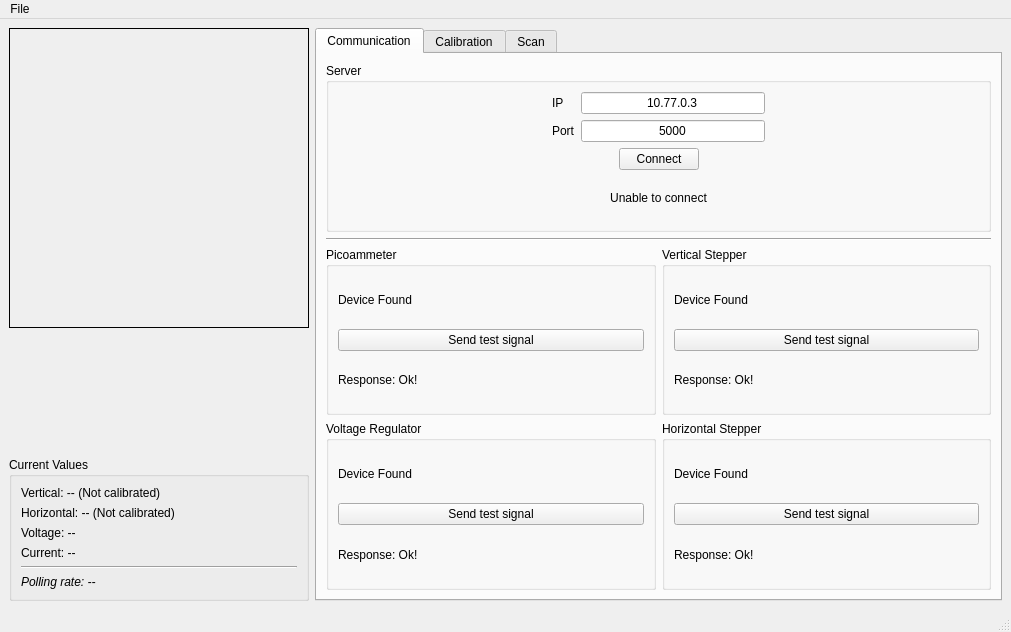
<?xml version="1.0" encoding="UTF-8"?>
<ui version="4.0">
 <class>MainWindow</class>
 <widget class="QMainWindow" name="MainWindow">
  <property name="enabled">
   <bool>true</bool>
  </property>
  <property name="geometry">
   <rect>
    <x>0</x>
    <y>0</y>
    <width>1011</width>
    <height>632</height>
   </rect>
  </property>
  <property name="windowTitle">
   <string>MainWindow</string>
  </property>
  <widget class="QWidget" name="centralwidget">
   <layout class="QHBoxLayout" name="horizontalLayout_5">
    <item>
     <layout class="QVBoxLayout" name="verticalLayout_6">
      <item>
       <widget class="QLabel" name="lblGraphic">
        <property name="minimumSize">
         <size>
          <width>300</width>
          <height>300</height>
         </size>
        </property>
        <property name="frameShape">
         <enum>QFrame::Box</enum>
        </property>
        <property name="text">
         <string/>
        </property>
        <property name="pixmap">
         <pixmap>../../example.png</pixmap>
        </property>
       </widget>
      </item>
      <item>
       <spacer name="verticalSpacer">
        <property name="orientation">
         <enum>Qt::Vertical</enum>
        </property>
        <property name="sizeHint" stdset="0">
         <size>
          <width>20</width>
          <height>40</height>
         </size>
        </property>
       </spacer>
      </item>
      <item>
       <widget class="QGroupBox" name="groupBox_5">
        <property name="title">
         <string>Current Values</string>
        </property>
        <layout class="QVBoxLayout" name="verticalLayout_5">
         <item>
          <widget class="QLabel" name="lblVerPos">
           <property name="text">
            <string>Vertical: -- (Not calibrated)</string>
           </property>
          </widget>
         </item>
         <item>
          <widget class="QLabel" name="lblHorPos">
           <property name="text">
            <string>Horizontal: -- (Not calibrated)</string>
           </property>
          </widget>
         </item>
         <item>
          <widget class="QLabel" name="lblV">
           <property name="text">
            <string>Voltage: --</string>
           </property>
          </widget>
         </item>
         <item>
          <widget class="QLabel" name="lblCur">
           <property name="text">
            <string>Current: --</string>
           </property>
          </widget>
         </item>
         <item>
          <widget class="Line" name="line_4">
           <property name="orientation">
            <enum>Qt::Horizontal</enum>
           </property>
          </widget>
         </item>
         <item>
          <widget class="QLabel" name="lblPollRate">
           <property name="font">
            <font>
             <family>MS Sans Serif</family>
             <italic>true</italic>
            </font>
           </property>
           <property name="text">
            <string>Polling rate: --</string>
           </property>
           <property name="alignment">
            <set>Qt::AlignLeading|Qt::AlignLeft|Qt::AlignVCenter</set>
           </property>
          </widget>
         </item>
        </layout>
       </widget>
      </item>
     </layout>
    </item>
    <item>
     <widget class="QTabWidget" name="tabWidget">
      <property name="currentIndex">
       <number>0</number>
      </property>
      <widget class="QWidget" name="tab_3">
       <attribute name="title">
        <string>Communication</string>
       </attribute>
       <layout class="QGridLayout" name="gridLayout_6">
        <item row="0" column="0" colspan="2">
         <widget class="QGroupBox" name="groupBox_11">
          <property name="title">
           <string>Server</string>
          </property>
          <layout class="QHBoxLayout" name="horizontalLayout_12">
           <item>
            <spacer name="horizontalSpacer_11">
             <property name="orientation">
              <enum>Qt::Horizontal</enum>
             </property>
             <property name="sizeHint" stdset="0">
              <size>
               <width>40</width>
               <height>20</height>
              </size>
             </property>
            </spacer>
           </item>
           <item>
            <layout class="QVBoxLayout" name="verticalLayout_11">
             <item>
              <layout class="QGridLayout" name="gridLayout_9">
               <item row="0" column="0">
                <widget class="QLabel" name="label_39">
                 <property name="text">
                  <string>IP</string>
                 </property>
                </widget>
               </item>
               <item row="0" column="1">
                <widget class="QLineEdit" name="txtIP">
                 <property name="inputMask">
                  <string/>
                 </property>
                 <property name="text">
                  <string>10.77.0.3</string>
                 </property>
                 <property name="alignment">
                  <set>Qt::AlignCenter</set>
                 </property>
                </widget>
               </item>
               <item row="1" column="0">
                <widget class="QLabel" name="label_40">
                 <property name="text">
                  <string>Port</string>
                 </property>
                </widget>
               </item>
               <item row="1" column="1">
                <widget class="QLineEdit" name="txtPort">
                 <property name="text">
                  <string>5000</string>
                 </property>
                 <property name="alignment">
                  <set>Qt::AlignCenter</set>
                 </property>
                </widget>
               </item>
              </layout>
             </item>
             <item>
              <layout class="QHBoxLayout" name="horizontalLayout_11">
               <item>
                <spacer name="horizontalSpacer_9">
                 <property name="orientation">
                  <enum>Qt::Horizontal</enum>
                 </property>
                 <property name="sizeHint" stdset="0">
                  <size>
                   <width>40</width>
                   <height>20</height>
                  </size>
                 </property>
                </spacer>
               </item>
               <item>
                <widget class="QPushButton" name="btnConnect">
                 <property name="text">
                  <string>Connect</string>
                 </property>
                </widget>
               </item>
               <item>
                <spacer name="horizontalSpacer_10">
                 <property name="orientation">
                  <enum>Qt::Horizontal</enum>
                 </property>
                 <property name="sizeHint" stdset="0">
                  <size>
                   <width>40</width>
                   <height>20</height>
                  </size>
                 </property>
                </spacer>
               </item>
              </layout>
             </item>
             <item>
              <widget class="QLabel" name="lblServerMsg">
               <property name="text">
                <string>Unable to connect</string>
               </property>
               <property name="alignment">
                <set>Qt::AlignCenter</set>
               </property>
              </widget>
             </item>
            </layout>
           </item>
           <item>
            <spacer name="horizontalSpacer_12">
             <property name="orientation">
              <enum>Qt::Horizontal</enum>
             </property>
             <property name="sizeHint" stdset="0">
              <size>
               <width>40</width>
               <height>20</height>
              </size>
             </property>
            </spacer>
           </item>
          </layout>
         </widget>
        </item>
        <item row="2" column="0">
         <widget class="QGroupBox" name="groupBox_3">
          <property name="title">
           <string>Picoammeter</string>
          </property>
          <layout class="QGridLayout" name="gridLayout_10">
           <item row="0" column="0">
            <widget class="QLabel" name="lblVerPos_2">
             <property name="text">
              <string>Device Found</string>
             </property>
            </widget>
           </item>
           <item row="1" column="0">
            <widget class="QPushButton" name="pushButton_7">
             <property name="text">
              <string>Send test signal</string>
             </property>
            </widget>
           </item>
           <item row="2" column="0">
            <widget class="QLabel" name="lblVerPos_9">
             <property name="text">
              <string>Response: Ok!</string>
             </property>
            </widget>
           </item>
          </layout>
         </widget>
        </item>
        <item row="3" column="0">
         <widget class="QGroupBox" name="groupBox_10">
          <property name="title">
           <string>Voltage Regulator</string>
          </property>
          <layout class="QGridLayout" name="gridLayout_12">
           <item row="0" column="0">
            <widget class="QLabel" name="lblVerPos_4">
             <property name="text">
              <string>Device Found</string>
             </property>
            </widget>
           </item>
           <item row="1" column="0">
            <widget class="QPushButton" name="pushButton_6">
             <property name="text">
              <string>Send test signal</string>
             </property>
            </widget>
           </item>
           <item row="2" column="0">
            <widget class="QLabel" name="lblVerPos_8">
             <property name="text">
              <string>Response: Ok!</string>
             </property>
            </widget>
           </item>
          </layout>
         </widget>
        </item>
        <item row="3" column="1">
         <widget class="QGroupBox" name="groupBox_8">
          <property name="title">
           <string>Horizontal Stepper</string>
          </property>
          <layout class="QGridLayout" name="gridLayout_13">
           <item row="0" column="0">
            <widget class="QLabel" name="lblVerPos_5">
             <property name="text">
              <string>Device Found</string>
             </property>
            </widget>
           </item>
           <item row="1" column="0">
            <widget class="QPushButton" name="pushButton_5">
             <property name="text">
              <string>Send test signal</string>
             </property>
            </widget>
           </item>
           <item row="2" column="0">
            <widget class="QLabel" name="lblVerPos_7">
             <property name="text">
              <string>Response: Ok!</string>
             </property>
            </widget>
           </item>
          </layout>
         </widget>
        </item>
        <item row="2" column="1">
         <widget class="QGroupBox" name="groupBox_4">
          <property name="title">
           <string>Vertical Stepper</string>
          </property>
          <layout class="QGridLayout" name="gridLayout_11">
           <item row="0" column="0">
            <widget class="QLabel" name="lblVerPos_3">
             <property name="text">
              <string>Device Found</string>
             </property>
            </widget>
           </item>
           <item row="1" column="0">
            <widget class="QPushButton" name="pushButton">
             <property name="text">
              <string>Send test signal</string>
             </property>
            </widget>
           </item>
           <item row="2" column="0">
            <widget class="QLabel" name="lblVerPos_6">
             <property name="text">
              <string>Response: Ok!</string>
             </property>
            </widget>
           </item>
          </layout>
         </widget>
        </item>
        <item row="1" column="0" colspan="2">
         <widget class="Line" name="line_6">
          <property name="orientation">
           <enum>Qt::Horizontal</enum>
          </property>
         </widget>
        </item>
       </layout>
      </widget>
      <widget class="QWidget" name="tab">
       <property name="enabled">
        <bool>false</bool>
       </property>
       <attribute name="title">
        <string>Calibration</string>
       </attribute>
       <layout class="QHBoxLayout" name="horizontalLayout_10">
        <item>
         <widget class="QGroupBox" name="groupBox">
          <property name="title">
           <string>Move</string>
          </property>
          <layout class="QVBoxLayout" name="verticalLayout_3">
           <item>
            <layout class="QHBoxLayout" name="horizontalLayout">
             <item>
              <widget class="QRadioButton" name="rbVMove">
               <property name="text">
                <string>Vertical</string>
               </property>
               <property name="checked">
                <bool>true</bool>
               </property>
              </widget>
             </item>
             <item>
              <widget class="QRadioButton" name="rbHMove">
               <property name="text">
                <string>Horizontal</string>
               </property>
              </widget>
             </item>
            </layout>
           </item>
           <item>
            <widget class="Line" name="line_3">
             <property name="orientation">
              <enum>Qt::Horizontal</enum>
             </property>
            </widget>
           </item>
           <item>
            <layout class="QGridLayout" name="gridLayout_2">
             <item row="1" column="0">
              <widget class="QLabel" name="label_20">
               <property name="text">
                <string>Voltage</string>
               </property>
              </widget>
             </item>
             <item row="0" column="0">
              <widget class="QLabel" name="label_19">
               <property name="text">
                <string>Position</string>
               </property>
              </widget>
             </item>
             <item row="1" column="1">
              <widget class="QLineEdit" name="txtMoveV"/>
             </item>
             <item row="0" column="1">
              <widget class="QLineEdit" name="txtMovePos"/>
             </item>
             <item row="0" column="2">
              <widget class="QLabel" name="label_24">
               <property name="text">
                <string>cm</string>
               </property>
              </widget>
             </item>
             <item row="1" column="2">
              <widget class="QLabel" name="label_25">
               <property name="text">
                <string>kV</string>
               </property>
              </widget>
             </item>
            </layout>
           </item>
           <item>
            <layout class="QHBoxLayout" name="horizontalLayout_4">
             <item>
              <spacer name="horizontalSpacer_3">
               <property name="orientation">
                <enum>Qt::Horizontal</enum>
               </property>
               <property name="sizeHint" stdset="0">
                <size>
                 <width>40</width>
                 <height>20</height>
                </size>
               </property>
              </spacer>
             </item>
             <item>
              <widget class="QPushButton" name="pushButton_2">
               <property name="text">
                <string>Go</string>
               </property>
              </widget>
             </item>
             <item>
              <spacer name="horizontalSpacer_4">
               <property name="orientation">
                <enum>Qt::Horizontal</enum>
               </property>
               <property name="sizeHint" stdset="0">
                <size>
                 <width>40</width>
                 <height>20</height>
                </size>
               </property>
              </spacer>
             </item>
            </layout>
           </item>
           <item>
            <widget class="QLabel" name="label_41">
             <property name="font">
              <font>
               <family>MS Serif</family>
               <italic>true</italic>
              </font>
             </property>
             <property name="text">
              <string>Or</string>
             </property>
             <property name="alignment">
              <set>Qt::AlignCenter</set>
             </property>
            </widget>
           </item>
           <item>
            <layout class="QHBoxLayout" name="horizontalLayout_7">
             <item>
              <spacer name="horizontalSpacer_7">
               <property name="orientation">
                <enum>Qt::Horizontal</enum>
               </property>
               <property name="sizeHint" stdset="0">
                <size>
                 <width>40</width>
                 <height>20</height>
                </size>
               </property>
              </spacer>
             </item>
             <item>
              <widget class="QPushButton" name="pushButton_4">
               <property name="text">
                <string>Retract</string>
               </property>
              </widget>
             </item>
             <item>
              <widget class="QPushButton" name="pushButton_3">
               <property name="text">
                <string>Extend</string>
               </property>
              </widget>
             </item>
             <item>
              <spacer name="horizontalSpacer_8">
               <property name="orientation">
                <enum>Qt::Horizontal</enum>
               </property>
               <property name="sizeHint" stdset="0">
                <size>
                 <width>40</width>
                 <height>20</height>
                </size>
               </property>
              </spacer>
             </item>
            </layout>
           </item>
           <item>
            <spacer name="verticalSpacer_6">
             <property name="orientation">
              <enum>Qt::Vertical</enum>
             </property>
             <property name="sizeHint" stdset="0">
              <size>
               <width>20</width>
               <height>40</height>
              </size>
             </property>
            </spacer>
           </item>
          </layout>
         </widget>
        </item>
        <item>
         <widget class="QGroupBox" name="groupBox_7">
          <property name="title">
           <string>Calibrate</string>
          </property>
          <layout class="QVBoxLayout" name="verticalLayout_9">
           <item>
            <widget class="QLabel" name="label_55">
             <property name="font">
              <font>
               <family>MS Serif</family>
               <italic>true</italic>
              </font>
             </property>
             <property name="text">
              <string>&lt;html&gt;&lt;head/&gt;&lt;body&gt;&lt;p&gt;Move the motor to the corresponding position&lt;/p&gt;&lt;p&gt;Center is considered to be the origin (0cm)&lt;/p&gt;&lt;/body&gt;&lt;/html&gt;</string>
             </property>
             <property name="alignment">
              <set>Qt::AlignCenter</set>
             </property>
            </widget>
           </item>
           <item>
            <widget class="QGroupBox" name="gbVCalib">
             <property name="title">
              <string>Vertical</string>
             </property>
             <layout class="QGridLayout" name="gridLayout_7">
              <item row="0" column="0">
               <widget class="QLabel" name="label_43">
                <property name="text">
                 <string>Center</string>
                </property>
               </widget>
              </item>
              <item row="0" column="1">
               <widget class="QPushButton" name="btnVCenter">
                <property name="text">
                 <string>Set</string>
                </property>
               </widget>
              </item>
              <item row="0" column="2">
               <widget class="QLabel" name="label_46">
                <property name="text">
                 <string>0cm [Not set]</string>
                </property>
               </widget>
              </item>
              <item row="1" column="0">
               <widget class="QLabel" name="label_44">
                <property name="text">
                 <string>Extended</string>
                </property>
               </widget>
              </item>
              <item row="1" column="1">
               <widget class="QPushButton" name="btnVExtend">
                <property name="enabled">
                 <bool>false</bool>
                </property>
                <property name="text">
                 <string>Set</string>
                </property>
               </widget>
              </item>
              <item row="1" column="2">
               <widget class="QLabel" name="label_47">
                <property name="text">
                 <string>--</string>
                </property>
               </widget>
              </item>
              <item row="2" column="0">
               <widget class="QLabel" name="label_45">
                <property name="text">
                 <string>Parked</string>
                </property>
               </widget>
              </item>
              <item row="2" column="1">
               <widget class="QPushButton" name="btnVParked">
                <property name="enabled">
                 <bool>false</bool>
                </property>
                <property name="text">
                 <string>Set</string>
                </property>
               </widget>
              </item>
              <item row="2" column="2">
               <widget class="QLabel" name="label_48">
                <property name="text">
                 <string>--</string>
                </property>
               </widget>
              </item>
             </layout>
            </widget>
           </item>
           <item>
            <widget class="QGroupBox" name="gbHCalib">
             <property name="enabled">
              <bool>false</bool>
             </property>
             <property name="title">
              <string>Horizontal</string>
             </property>
             <layout class="QGridLayout" name="gridLayout_8">
              <item row="0" column="0">
               <widget class="QLabel" name="label_49">
                <property name="text">
                 <string>Center</string>
                </property>
               </widget>
              </item>
              <item row="0" column="1">
               <widget class="QPushButton" name="btnHCenter">
                <property name="text">
                 <string>Set</string>
                </property>
               </widget>
              </item>
              <item row="0" column="2">
               <widget class="QLabel" name="label_50">
                <property name="text">
                 <string>0cm [Not set]</string>
                </property>
               </widget>
              </item>
              <item row="1" column="0">
               <widget class="QLabel" name="label_51">
                <property name="text">
                 <string>Extended</string>
                </property>
               </widget>
              </item>
              <item row="1" column="1">
               <widget class="QPushButton" name="btnHExtend">
                <property name="enabled">
                 <bool>false</bool>
                </property>
                <property name="text">
                 <string>Set</string>
                </property>
               </widget>
              </item>
              <item row="1" column="2">
               <widget class="QLabel" name="label_52">
                <property name="text">
                 <string>--</string>
                </property>
               </widget>
              </item>
              <item row="2" column="0">
               <widget class="QLabel" name="label_53">
                <property name="text">
                 <string>Parked</string>
                </property>
               </widget>
              </item>
              <item row="2" column="1">
               <widget class="QPushButton" name="btnHParked">
                <property name="enabled">
                 <bool>false</bool>
                </property>
                <property name="text">
                 <string>Set</string>
                </property>
               </widget>
              </item>
              <item row="2" column="2">
               <widget class="QLabel" name="label_54">
                <property name="text">
                 <string>--</string>
                </property>
               </widget>
              </item>
             </layout>
            </widget>
           </item>
           <item>
            <spacer name="verticalSpacer_7">
             <property name="orientation">
              <enum>Qt::Vertical</enum>
             </property>
             <property name="sizeHint" stdset="0">
              <size>
               <width>20</width>
               <height>40</height>
              </size>
             </property>
            </spacer>
           </item>
          </layout>
         </widget>
        </item>
       </layout>
      </widget>
      <widget class="QWidget" name="tab_2">
       <property name="enabled">
        <bool>false</bool>
       </property>
       <attribute name="title">
        <string>Scan</string>
       </attribute>
       <layout class="QHBoxLayout" name="horizontalLayout_9">
        <item>
         <layout class="QVBoxLayout" name="verticalLayout_8">
          <item>
           <widget class="QGroupBox" name="groupBox_6">
            <property name="title">
             <string>File Options</string>
            </property>
            <layout class="QVBoxLayout" name="verticalLayout_7">
             <item>
              <layout class="QHBoxLayout" name="horizontalLayout_6">
               <item>
                <spacer name="horizontalSpacer_5">
                 <property name="orientation">
                  <enum>Qt::Horizontal</enum>
                 </property>
                 <property name="sizeHint" stdset="0">
                  <size>
                   <width>40</width>
                   <height>20</height>
                  </size>
                 </property>
                </spacer>
               </item>
               <item>
                <widget class="QPushButton" name="btnChooseFile">
                 <property name="text">
                  <string>Choose Output File</string>
                 </property>
                </widget>
               </item>
               <item>
                <spacer name="horizontalSpacer_6">
                 <property name="orientation">
                  <enum>Qt::Horizontal</enum>
                 </property>
                 <property name="sizeHint" stdset="0">
                  <size>
                   <width>40</width>
                   <height>20</height>
                  </size>
                 </property>
                </spacer>
               </item>
              </layout>
             </item>
            </layout>
           </widget>
          </item>
          <item>
           <widget class="QGroupBox" name="groupBox_2">
            <property name="title">
             <string>Scan</string>
            </property>
            <layout class="QVBoxLayout" name="verticalLayout_4">
             <item>
              <layout class="QHBoxLayout" name="horizontalLayout_8">
               <item>
                <widget class="QRadioButton" name="rbVScan">
                 <property name="text">
                  <string>Vertical</string>
                 </property>
                 <property name="checked">
                  <bool>true</bool>
                 </property>
                </widget>
               </item>
               <item>
                <widget class="QRadioButton" name="rbHScan">
                 <property name="text">
                  <string>Horizontal</string>
                 </property>
                </widget>
               </item>
               <item>
                <widget class="QRadioButton" name="rbBothScan">
                 <property name="text">
                  <string>Both</string>
                 </property>
                </widget>
               </item>
              </layout>
             </item>
             <item>
              <widget class="Line" name="line_5">
               <property name="orientation">
                <enum>Qt::Horizontal</enum>
               </property>
              </widget>
             </item>
             <item>
              <layout class="QHBoxLayout" name="horizontalLayout_2">
               <item>
                <widget class="QGroupBox" name="gbVScan">
                 <property name="title">
                  <string>Vertical Scan</string>
                 </property>
                 <layout class="QVBoxLayout" name="verticalLayout">
                  <item>
                   <widget class="QLabel" name="label_5">
                    <property name="text">
                     <string>Motor</string>
                    </property>
                   </widget>
                  </item>
                  <item>
                   <layout class="QGridLayout" name="gridLayout_3">
                    <item row="0" column="1">
                     <widget class="QLineEdit" name="txtVMinPos"/>
                    </item>
                    <item row="1" column="0">
                     <widget class="QLabel" name="label_3">
                      <property name="text">
                       <string>Max</string>
                      </property>
                     </widget>
                    </item>
                    <item row="1" column="1">
                     <widget class="QLineEdit" name="txtVMaxPos"/>
                    </item>
                    <item row="0" column="0">
                     <widget class="QLabel" name="label_2">
                      <property name="text">
                       <string>Min</string>
                      </property>
                     </widget>
                    </item>
                    <item row="2" column="0">
                     <widget class="QLabel" name="label_4">
                      <property name="text">
                       <string>Step</string>
                      </property>
                     </widget>
                    </item>
                    <item row="2" column="1">
                     <widget class="QLineEdit" name="txtVStepPos"/>
                    </item>
                    <item row="0" column="2">
                     <widget class="QLabel" name="label_26">
                      <property name="text">
                       <string>cm</string>
                      </property>
                     </widget>
                    </item>
                    <item row="1" column="2">
                     <widget class="QLabel" name="label_27">
                      <property name="text">
                       <string>cm</string>
                      </property>
                     </widget>
                    </item>
                    <item row="2" column="2">
                     <widget class="QLabel" name="label_28">
                      <property name="text">
                       <string>cm</string>
                      </property>
                     </widget>
                    </item>
                   </layout>
                  </item>
                  <item>
                   <widget class="Line" name="line">
                    <property name="orientation">
                     <enum>Qt::Horizontal</enum>
                    </property>
                   </widget>
                  </item>
                  <item>
                   <widget class="QLabel" name="label_6">
                    <property name="text">
                     <string>Voltage</string>
                    </property>
                   </widget>
                  </item>
                  <item>
                   <layout class="QGridLayout" name="gridLayout">
                    <item row="0" column="0">
                     <widget class="QLabel" name="label_7">
                      <property name="text">
                       <string>Min</string>
                      </property>
                     </widget>
                    </item>
                    <item row="1" column="0">
                     <widget class="QLabel" name="label_8">
                      <property name="text">
                       <string>Max</string>
                      </property>
                     </widget>
                    </item>
                    <item row="1" column="1">
                     <widget class="QLineEdit" name="txtVMaxV"/>
                    </item>
                    <item row="2" column="1">
                     <widget class="QLineEdit" name="txtVStepV"/>
                    </item>
                    <item row="2" column="0">
                     <widget class="QLabel" name="label_9">
                      <property name="text">
                       <string>Step</string>
                      </property>
                     </widget>
                    </item>
                    <item row="0" column="1">
                     <widget class="QLineEdit" name="txtVMinV"/>
                    </item>
                    <item row="0" column="2">
                     <widget class="QLabel" name="label_32">
                      <property name="text">
                       <string>kV</string>
                      </property>
                     </widget>
                    </item>
                    <item row="1" column="2">
                     <widget class="QLabel" name="label_33">
                      <property name="text">
                       <string>kV</string>
                      </property>
                     </widget>
                    </item>
                    <item row="2" column="2">
                     <widget class="QLabel" name="label_34">
                      <property name="text">
                       <string>kV</string>
                      </property>
                     </widget>
                    </item>
                   </layout>
                  </item>
                 </layout>
                </widget>
               </item>
               <item>
                <widget class="QGroupBox" name="gbHScan">
                 <property name="enabled">
                  <bool>false</bool>
                 </property>
                 <property name="title">
                  <string>Horizontal Scan</string>
                 </property>
                 <layout class="QVBoxLayout" name="verticalLayout_2">
                  <item>
                   <widget class="QLabel" name="label_10">
                    <property name="text">
                     <string>Motor</string>
                    </property>
                   </widget>
                  </item>
                  <item>
                   <layout class="QGridLayout" name="gridLayout_4">
                    <item row="0" column="1">
                     <widget class="QLineEdit" name="txtHMinPos"/>
                    </item>
                    <item row="0" column="0">
                     <widget class="QLabel" name="label_11">
                      <property name="text">
                       <string>Min</string>
                      </property>
                     </widget>
                    </item>
                    <item row="1" column="0">
                     <widget class="QLabel" name="label_12">
                      <property name="text">
                       <string>Max</string>
                      </property>
                     </widget>
                    </item>
                    <item row="1" column="1">
                     <widget class="QLineEdit" name="txtHMaxPos"/>
                    </item>
                    <item row="2" column="1">
                     <widget class="QLineEdit" name="txtHStepPos"/>
                    </item>
                    <item row="2" column="0">
                     <widget class="QLabel" name="label_13">
                      <property name="text">
                       <string>Step</string>
                      </property>
                     </widget>
                    </item>
                    <item row="0" column="2">
                     <widget class="QLabel" name="label_29">
                      <property name="text">
                       <string>cm</string>
                      </property>
                     </widget>
                    </item>
                    <item row="1" column="2">
                     <widget class="QLabel" name="label_30">
                      <property name="text">
                       <string>cm</string>
                      </property>
                     </widget>
                    </item>
                    <item row="2" column="2">
                     <widget class="QLabel" name="label_31">
                      <property name="text">
                       <string>cm</string>
                      </property>
                     </widget>
                    </item>
                   </layout>
                  </item>
                  <item>
                   <widget class="Line" name="line_2">
                    <property name="orientation">
                     <enum>Qt::Horizontal</enum>
                    </property>
                   </widget>
                  </item>
                  <item>
                   <widget class="QLabel" name="label_14">
                    <property name="text">
                     <string>Voltage</string>
                    </property>
                   </widget>
                  </item>
                  <item>
                   <layout class="QGridLayout" name="gridLayout_5">
                    <item row="1" column="1">
                     <widget class="QLineEdit" name="txtHMaxV"/>
                    </item>
                    <item row="1" column="0">
                     <widget class="QLabel" name="label_16">
                      <property name="text">
                       <string>Max</string>
                      </property>
                     </widget>
                    </item>
                    <item row="0" column="1">
                     <widget class="QLineEdit" name="txtHMinV"/>
                    </item>
                    <item row="0" column="0">
                     <widget class="QLabel" name="label_15">
                      <property name="text">
                       <string>Min</string>
                      </property>
                     </widget>
                    </item>
                    <item row="2" column="0">
                     <widget class="QLabel" name="label_17">
                      <property name="text">
                       <string>Step</string>
                      </property>
                     </widget>
                    </item>
                    <item row="2" column="1">
                     <widget class="QLineEdit" name="txtHStepV"/>
                    </item>
                    <item row="0" column="2">
                     <widget class="QLabel" name="label_35">
                      <property name="text">
                       <string>kV</string>
                      </property>
                     </widget>
                    </item>
                    <item row="1" column="2">
                     <widget class="QLabel" name="label_36">
                      <property name="text">
                       <string>kV</string>
                      </property>
                     </widget>
                    </item>
                    <item row="2" column="2">
                     <widget class="QLabel" name="label_37">
                      <property name="text">
                       <string>kV</string>
                      </property>
                     </widget>
                    </item>
                   </layout>
                  </item>
                 </layout>
                </widget>
               </item>
              </layout>
             </item>
             <item>
              <widget class="QLabel" name="label_18">
               <property name="font">
                <font>
                 <family>MS Sans Serif</family>
                 <italic>true</italic>
                </font>
               </property>
               <property name="text">
                <string>Total points: 1000</string>
               </property>
              </widget>
             </item>
             <item>
              <widget class="QLabel" name="label">
               <property name="font">
                <font>
                 <family>MS Sans Serif</family>
                 <italic>true</italic>
                </font>
               </property>
               <property name="text">
                <string>Output saved to /test/directory/file.csv</string>
               </property>
              </widget>
             </item>
             <item>
              <spacer name="verticalSpacer_3">
               <property name="orientation">
                <enum>Qt::Vertical</enum>
               </property>
               <property name="sizeHint" stdset="0">
                <size>
                 <width>20</width>
                 <height>40</height>
                </size>
               </property>
              </spacer>
             </item>
             <item>
              <layout class="QHBoxLayout" name="horizontalLayout_3">
               <item>
                <spacer name="horizontalSpacer">
                 <property name="orientation">
                  <enum>Qt::Horizontal</enum>
                 </property>
                 <property name="sizeHint" stdset="0">
                  <size>
                   <width>40</width>
                   <height>20</height>
                  </size>
                 </property>
                </spacer>
               </item>
               <item>
                <widget class="QPushButton" name="btnStartStopScan">
                 <property name="text">
                  <string>Start Scan</string>
                 </property>
                </widget>
               </item>
               <item>
                <widget class="QPushButton" name="btnContinueScan">
                 <property name="text">
                  <string>Continue Scan</string>
                 </property>
                </widget>
               </item>
               <item>
                <spacer name="horizontalSpacer_2">
                 <property name="orientation">
                  <enum>Qt::Horizontal</enum>
                 </property>
                 <property name="sizeHint" stdset="0">
                  <size>
                   <width>40</width>
                   <height>20</height>
                  </size>
                 </property>
                </spacer>
               </item>
              </layout>
             </item>
            </layout>
           </widget>
          </item>
         </layout>
        </item>
        <item>
         <widget class="QGroupBox" name="groupBox_9">
          <property name="title">
           <string>Status</string>
          </property>
          <layout class="QVBoxLayout" name="verticalLayout_10">
           <item>
            <widget class="QLabel" name="lblScanStatus">
             <property name="minimumSize">
              <size>
               <width>300</width>
               <height>300</height>
              </size>
             </property>
             <property name="frameShape">
              <enum>QFrame::Box</enum>
             </property>
             <property name="text">
              <string/>
             </property>
            </widget>
           </item>
           <item>
            <widget class="QLabel" name="label_21">
             <property name="font">
              <font>
               <family>MS Sans Serif</family>
               <italic>true</italic>
              </font>
             </property>
             <property name="text">
              <string>Current: 500/1000 (50%)</string>
             </property>
            </widget>
           </item>
           <item>
            <widget class="QLabel" name="label_23">
             <property name="font">
              <font>
               <family>MS Sans Serif</family>
               <italic>true</italic>
              </font>
             </property>
             <property name="text">
              <string>Vertical, +5cm</string>
             </property>
            </widget>
           </item>
           <item>
            <widget class="QLabel" name="label_38">
             <property name="font">
              <font>
               <family>MS Sans Serif</family>
               <italic>true</italic>
              </font>
             </property>
             <property name="text">
              <string>Voltage: 2 kV</string>
             </property>
            </widget>
           </item>
           <item>
            <widget class="QLabel" name="label_22">
             <property name="font">
              <font>
               <family>MS Sans Serif</family>
               <italic>true</italic>
              </font>
             </property>
             <property name="text">
              <string>Est. Time Remaining: 5 minutes</string>
             </property>
            </widget>
           </item>
           <item>
            <spacer name="verticalSpacer_5">
             <property name="orientation">
              <enum>Qt::Vertical</enum>
             </property>
             <property name="sizeHint" stdset="0">
              <size>
               <width>20</width>
               <height>40</height>
              </size>
             </property>
            </spacer>
           </item>
          </layout>
         </widget>
        </item>
       </layout>
      </widget>
     </widget>
    </item>
   </layout>
  </widget>
  <widget class="QMenuBar" name="menuBar">
   <property name="geometry">
    <rect>
     <x>0</x>
     <y>0</y>
     <width>1011</width>
     <height>26</height>
    </rect>
   </property>
   <widget class="QMenu" name="menuFile">
    <property name="title">
     <string>File</string>
    </property>
    <addaction name="actionLoad_Calibration"/>
    <addaction name="action_Exit"/>
   </widget>
   <addaction name="menuFile"/>
  </widget>
  <widget class="QStatusBar" name="statusBar"/>
  <action name="actionLoad_Calibration">
   <property name="text">
    <string>Load Calibration</string>
   </property>
  </action>
  <action name="action_Exit">
   <property name="text">
    <string>&amp;Exit</string>
   </property>
  </action>
 </widget>
 <resources/>
 <connections/>
</ui>
